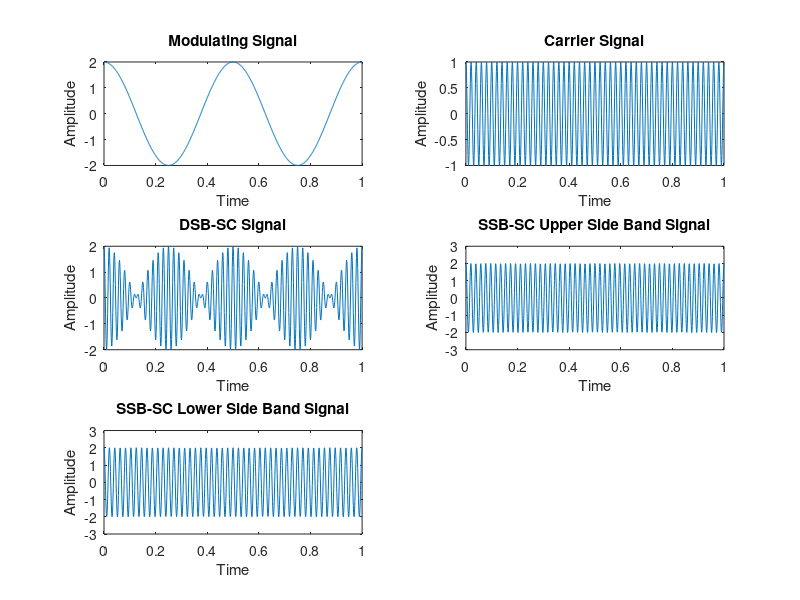

This figure's MATLAB source:
%Code by Sudip Nayak B220061
%DSB-SC and SSB Signal
t = 0 : 0.001 : 1 ;
Am = 2 ;
Ac = 1 ;
fm = 2 ;
fc = 50 ;
m = Am * cos(2*pi*fm*t);
c = Ac * cos(2*pi*fc*t);
dsbsc = m .* c ;
mh = imag(hilbert(m));
sbu = m .* cos(2*pi*fc*t) - mh .* sin(2*pi*fc*t);
sbl = m .* cos(2*pi*fc*t) + mh .* sin(2*pi*fc*t);
subplot(321);
plot(t,m);
title('Modulating Signal');
xlabel('Time');
ylabel('Amplitude');
subplot(322);
title('Carrier Signal');
plot(t,c);
title('Carrier Signal');
xlabel('Time');
ylabel('Amplitude');
subplot(323);
plot(t,dsbsc);
title('DSB-SC Signal');
xlabel('Time');
ylabel('Amplitude');
subplot(324);
plot(t,sbu);
xlabel("Time");
ylabel('Amplitude');
title('SSB-SC Upper Side Band Signal');
subplot(325);
plot(t,sbl);
title("SSB-SC Lower Side Band Signal");
xlabel('Time');
ylabel('Amplitude');
